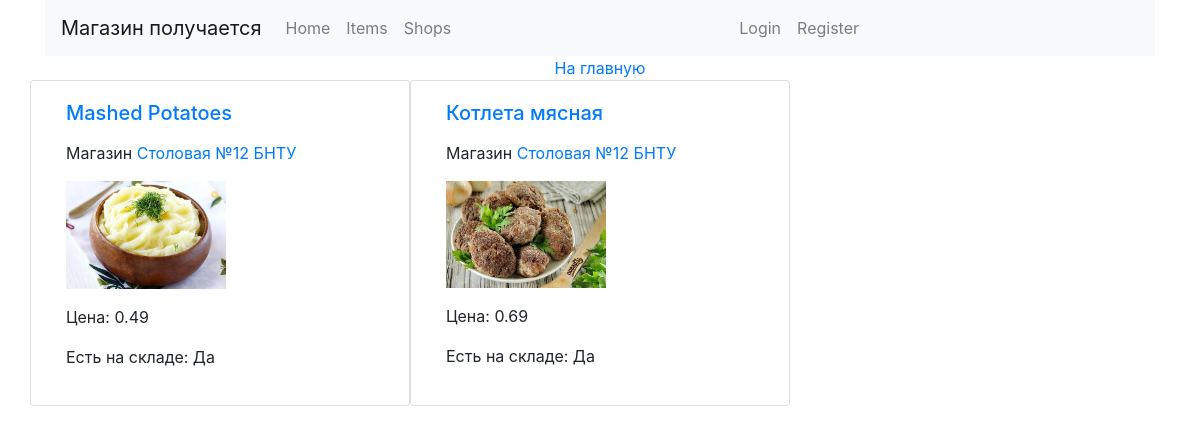
/item_list/, run on the app's committed database.
### shop/models.py (models this page shows, shortened)
class Item(models.Model):
    category = models.ForeignKey(
        'Category',
        on_delete=models.CASCADE,
        related_name='items',
        verbose_name='Категория',
    )
    shop = models.ForeignKey(
        'Shop',
        on_delete=models.CASCADE,
        verbose_name='Магазин'
    )
    name = models.CharField(
        max_length=128,
        db_index=True,
        verbose_name='Наименование товара'
    )
    description = models.TextField(
        max_length=1024,
        verbose_name='Описание товара'
    )
    price = models.DecimalField(
        max_digits=10,
        decimal_places=2,
        verbose_name='Цена'
    )
    item_picture = models.ImageField(
        upload_to='uploads/shop/items/%Y/%m/%d',
        default=None,
        null=True,
        blank=True,
        verbose_name='Изображение предмета'
    )
    slug = models.SlugField(
        max_length=200,
        db_index=True
    )
    stock = models.PositiveIntegerField()
    available = models.BooleanField(
        default=True,
        verbose_name='Есть на складе'
    )
    created = models.DateTimeField(
        auto_now_add=True
    )
    updated = models.DateTimeField(
        auto_now=True
    )
    def get_absolute_url(self):
        return reverse('shop:item_detail', args=[self.id, self.slug])
    class Meta:
        verbose_name = 'Товар'
        verbose_name_plural = 'Товары'
        ordering = (
            'name',
        )
        index_together = (
            ('id', 'slug'),
        )

class Shop(models.Model):
    name = models.CharField(
        max_length=128,
        verbose_name='Наименование магазина'
    )
    address = models.CharField(
        max_length=256,
        verbose_name='Адрес магазина'
    )
    staff_amount = models.PositiveIntegerField(
        blank=True,
        null=True
    )
    class Meta:
        verbose_name = 'Магазин'
        verbose_name_plural = "Магазины"
        ordering = (
            'name',
        )

### shop/views.py (the view)
# urls.py: path('item_list/', ItemListView.as_view(), name='item_list'),
class ItemListView(ListView):
    template_name = 'shop/item/item_list.html'
    model = Item
    context_object_name = 'item_list'
    paginate_by = 3
    def get_queryset(self):
        return Item.objects.filter(available=True)
    def get_paginate_by(self, queryset):
        page_number = self.request.GET.get('page_number')
        if page_number is not None:
            self.paginate = page_number
        return super(ItemListView, self).get_paginate_by(self.get_queryset())
    def get(self, request, *args, **kwargs):
        return super(ItemListView, self).get(request, *args, **kwargs)

### cart/context_processors.py (called while the page is built)
def cart(request):
    return {'cart': Cart(request)}

### shop/templates/shop/item/item_list.html (shortened to what this page needs)
{% extends 'shop/base.html' %}
{% block body %}
  <div class="col-lg-12 text-center">
    <a href="{% url 'shop:index' %}">На главную</a>
  </div>
  {% for item in item_list %}
    <div class="card col-lg-4" style="width: 18rem;">
        <div class="card-body">
            <h5 class="card-title">
                <a href="{{ item.get_absolute_url }}">
                    {{ item.name }}
                </a>
            </h5>
            <p class="card-text">
                <p>
                    Магазин
                    <a href="{% url 'shop:shop_detail' item.shop.id %}">
                        {{ item.shop.name }}
                    </a>
                </p>
            {% if item.item_picture %}
                <a href="{{ item.get_absolute_url }}">
                    <p>
                        <img src="{{ item.item_picture.url }}" style="max-width: 10rem">
                    </p>
                </a>
            {% else %}
                <p >
                  Изображение отсутствует
                </p>
            {% endif %}
                <p>
                    Цена: {{ item.price }}
                </p>
                <p>
                    Есть на складе:
                    {% if item.available %}
                        Да
                    {% else %}
                        Нет
                    {% endif %}
                </p>
            </p>
        </div>
    </div>
  {% endfor %}
{% endblock %}

### data on the page
Item: name "Mashed Potatoes", shop.name "Столовая №12 БНТУ", item_picture (picture), price "0.49", available "Да"
Item: name "Котлета мясная", shop.name "Столовая №12 БНТУ", item_picture (picture), price "0.69", available "Да"
